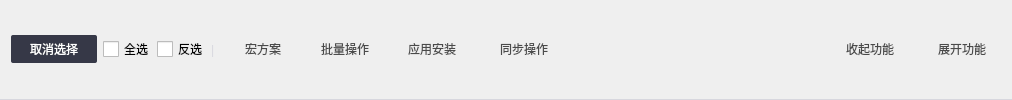
                  <widget class="QFrame" name="frame_7">
                   <property name="styleSheet">
                    <string notr="true">QFrame {
color: rgb(255, 255, 255);
background-color: #FF#F5F6FA;
border-radius:0px;
border-bottom: 1px solid #D7D7DE;
}</string>
                   </property>
                   <property name="frameShape">
                    <enum>QFrame::StyledPanel</enum>
                   </property>
                   <property name="frameShadow">
                    <enum>QFrame::Raised</enum>
                   </property>
                   <layout class="QHBoxLayout" name="horizontalLayout_6">
                    <item>
                     <widget class="QPushButton" name="btnCancelSelect">
                      <property name="minimumSize">
                       <size>
                        <width>86</width>
                        <height>28</height>
                       </size>
                      </property>
                      <property name="maximumSize">
                       <size>
                        <width>86</width>
                        <height>28</height>
                       </size>
                      </property>
                      <property name="styleSheet">
                       <string notr="true"> QPushButton {
     border: 0px solid #555764;
     border-radius:2px;
	 background-color: #FF363847;
	 color:#FFFFFFFF;
 }
QPushButton:hover
{
	border:0px solid  #FF27282B;
	background-color: #FF27282B;
}
 QPushButton:pressed {
     border: 0px solid #555764;
     border-radius: 2px;
	 background-color: #FF555764;
	 color:#FFFFFFFF;
 }
QPushButton:disabled
{
 background-color: #FFC1C1C1;
 color:#FFFFFFFF;
}

 QPushButton:flat {
     border: none; /* no border for a flat push button */
 }

 QPushButton:default {
     border-color: navy; /* make the default button prominent */
 }
</string>
                      </property>
                      <property name="text">
                       <string>取消选择</string>
                      </property>
                      <property name="flat">
                       <bool>true</bool>
                      </property>
                     </widget>
                    </item>
                    <item>
                     <widget class="QCheckBox" name="checkBoxAllSelect">
                      <property name="minimumSize">
                       <size>
                        <width>48</width>
                        <height>20</height>
                       </size>
                      </property>
                      <property name="styleSheet">
                       <string notr="true"> QCheckBox {
     spacing: 5px;
 }

 QCheckBox::indicator {
     width: 16px;
     height: 16px;
 }

 QCheckBox::indicator:unchecked {
     image: url(:/login/resource/login/option_normal.png);
 }

 QCheckBox::indicator:unchecked:hover {
     image: url(:/login/resource/login/option_normal.png);
 }

 QCheckBox::indicator:unchecked:pressed {
     image: url(:/login/resource/login/option_normal.png);
 }

 QCheckBox::indicator:checked {
     image: url(:/login/resource/login/option_select.png);
 }

 QCheckBox::indicator:checked:hover {
     image: url(:/login/resource/login/option_select.png);
 }

 QCheckBox::indicator:checked:pressed {
     image: url(:/login/resource/login/option_select.png);
 }
</string>
                      </property>
                      <property name="text">
                       <string>全选</string>
                      </property>
                     </widget>
                    </item>
                    <item>
                     <widget class="QCheckBox" name="checkBoxFanSelect">
                      <property name="minimumSize">
                       <size>
                        <width>48</width>
                        <height>20</height>
                       </size>
                      </property>
                      <property name="styleSheet">
                       <string notr="true"> QCheckBox {
     spacing: 5px;
 }

 QCheckBox::indicator {
     width: 16px;
     height: 16px;
 }

 QCheckBox::indicator:unchecked {
     image: url(:/login/resource/login/option_normal.png);
 }

 QCheckBox::indicator:unchecked:hover {
     image: url(:/login/resource/login/option_normal.png);
 }

 QCheckBox::indicator:unchecked:pressed {
     image: url(:/login/resource/login/option_normal.png);
 }

 QCheckBox::indicator:checked {
     image: url(:/login/resource/login/option_select.png);
 }

 QCheckBox::indicator:checked:hover {
     image: url(:/login/resource/login/option_select.png);
 }

 QCheckBox::indicator:checked:pressed {
     image: url(:/login/resource/login/option_select.png);
 }
</string>
                      </property>
                      <property name="text">
                       <string>反选</string>
                      </property>
                     </widget>
                    </item>
                    <item>
                     <widget class="QLabel" name="label_10">
                      <property name="styleSheet">
                       <string notr="true">color:#D7D7DE;border:none;</string>
                      </property>
                      <property name="text">
                       <string>|</string>
                      </property>
                     </widget>
                    </item>
                    <item>
                     <widget class="QToolButton" name="toolBtnMacroscheme">
                      <property name="minimumSize">
                       <size>
                        <width>76</width>
                        <height>28</height>
                       </size>
                      </property>
                      <property name="maximumSize">
                       <size>
                        <width>76</width>
                        <height>28</height>
                       </size>
                      </property>
                      <property name="styleSheet">
                       <string notr="true">QToolButton {border:none;
color: #FF4A4A4A;
border-radius:1px;
padding-left:8px;
}
QToolButton:hover {
background-color: #FFE7E8EE;
color: #FF4A4A4A;
border-radius:1px;
padding-left:8px;
}</string>
                      </property>
                      <property name="text">
                       <string>宏方案</string>
                      </property>
                      <property name="icon">
                       <iconset resource="res.qrc">
                        <normaloff>:/main/resource/main/macroscheme.png</normaloff>:/main/resource/main/macroscheme.png</iconset>
                      </property>
                      <property name="toolButtonStyle">
                       <enum>Qt::ToolButtonTextBesideIcon</enum>
                      </property>
                     </widget>
                    </item>
                    <item>
                     <widget class="QToolButton" name="toolBtnBatchOperation">
                      <property name="minimumSize">
                       <size>
                        <width>76</width>
                        <height>28</height>
                       </size>
                      </property>
                      <property name="maximumSize">
                       <size>
                        <width>86</width>
                        <height>28</height>
                       </size>
                      </property>
                      <property name="styleSheet">
                       <string notr="true">QToolButton {border:none;
color: #FF4A4A4A;
border-radius:1px;
padding-left:8px;
}
QToolButton:hover {
background-color: #FFE7E8EE;
color: #FF4A4A4A;
border-radius:1px;
padding-left:8px;
}</string>
                      </property>
                      <property name="text">
                       <string>批量操作</string>
                      </property>
                      <property name="icon">
                       <iconset resource="res.qrc">
                        <normaloff>:/main/resource/main/batchOper.png</normaloff>:/main/resource/main/batchOper.png</iconset>
                      </property>
                      <property name="toolButtonStyle">
                       <enum>Qt::ToolButtonTextBesideIcon</enum>
                      </property>
                     </widget>
                    </item>
                    <item>
                     <widget class="QToolButton" name="toolBtnAppInstall">
                      <property name="minimumSize">
                       <size>
                        <width>86</width>
                        <height>28</height>
                       </size>
                      </property>
                      <property name="maximumSize">
                       <size>
                        <width>76</width>
                        <height>28</height>
                       </size>
                      </property>
                      <property name="styleSheet">
                       <string notr="true">QToolButton {border:none;
color: #FF4A4A4A;
border-radius:1px;
padding-left:8px;
}
QToolButton:hover {
background-color: #FFE7E8EE;
color: #FF4A4A4A;
border-radius:1px;
padding-left:8px;
}</string>
                      </property>
                      <property name="text">
                       <string>应用安装</string>
                      </property>
                      <property name="icon">
                       <iconset resource="res.qrc">
                        <normaloff>:/main/resource/main/appInstaller.png</normaloff>:/main/resource/main/appInstaller.png</iconset>
                      </property>
                      <property name="toolButtonStyle">
                       <enum>Qt::ToolButtonTextBesideIcon</enum>
                      </property>
                     </widget>
                    </item>
                    <item>
                     <widget class="QToolButton" name="toolBtnSyncOperation">
                      <property name="minimumSize">
                       <size>
                        <width>86</width>
                        <height>28</height>
                       </size>
                      </property>
                      <property name="maximumSize">
                       <size>
                        <width>76</width>
                        <height>28</height>
                       </size>
                      </property>
                      <property name="styleSheet">
                       <string notr="true">QToolButton {border:none;
color: #FF4A4A4A;
border-radius:1px;
padding-left:8px;
}
QToolButton:hover {
background-color: #FFE7E8EE;
color: #FF4A4A4A;
border-radius:1px;
padding-left:8px;
}</string>
                      </property>
                      <property name="text">
                       <string>同步操作</string>
                      </property>
                      <property name="icon">
                       <iconset resource="res.qrc">
                        <normaloff>:/main/resource/main/sync.png</normaloff>:/main/resource/main/sync.png</iconset>
                      </property>
                      <property name="toolButtonStyle">
                       <enum>Qt::ToolButtonTextBesideIcon</enum>
                      </property>
                     </widget>
                    </item>
                    <item>
                     <widget class="QPushButton" name="btnBuyNum">
                      <property name="minimumSize">
                       <size>
                        <width>14</width>
                        <height>14</height>
                       </size>
                      </property>
                      <property name="maximumSize">
                       <size>
                        <width>14</width>
                        <height>14</height>
                       </size>
                      </property>
                      <property name="styleSheet">
                       <string notr="true">QPushButton {
border: none; 
border-radius: 999px; 
background: transparent;
background-image: url(:/main/resource/main/buyNum.png);
}
QPushButton:hover{
border: none; 
border-radius: 999px; 
background: transparent;
background-image: url(:/main/resource/main/default_photoUrl.png);
}</string>
                      </property>
                      <property name="text">
                       <string/>
                      </property>
                      <property name="icon">
                       <iconset resource="res.qrc">
                        <normaloff>:/main/resource/main/buyNum.png</normaloff>:/main/resource/main/buyNum.png</iconset>
                      </property>
                      <property name="flat">
                       <bool>true</bool>
                      </property>
                     </widget>
                    </item>
                    <item>
                     <spacer name="horizontalSpacer_15">
                      <property name="orientation">
                       <enum>Qt::Horizontal</enum>
                      </property>
                      <property name="sizeHint" stdset="0">
                       <size>
                        <width>234</width>
                        <height>20</height>
                       </size>
                      </property>
                     </spacer>
                    </item>
                    <item>
                     <widget class="QToolButton" name="toolBtnDropFunction">
                      <property name="minimumSize">
                       <size>
                        <width>86</width>
                        <height>28</height>
                       </size>
                      </property>
                      <property name="maximumSize">
                       <size>
                        <width>86</width>
                        <height>28</height>
                       </size>
                      </property>
                      <property name="styleSheet">
                       <string notr="true">QToolButton {border:none;
color: #FF4A4A4A;
border-radius:1px;
padding-left:8px;
}
QToolButton:hover {
background-color: #FFE7E8EE;
color: #FF4A4A4A;
border-radius:1px;
padding-left:8px;
}</string>
                      </property>
                      <property name="text">
                       <string>收起功能</string>
                      </property>
                      <property name="icon">
                       <iconset resource="res.qrc">
                        <normaloff>:/main/resource/main/packup.png</normaloff>:/main/resource/main/packup.png</iconset>
                      </property>
                      <property name="toolButtonStyle">
                       <enum>Qt::ToolButtonTextBesideIcon</enum>
                      </property>
                     </widget>
                    </item>
                    <item>
                     <widget class="QToolButton" name="toolBtnExpansionFunction">
                      <property name="minimumSize">
                       <size>
                        <width>86</width>
                        <height>28</height>
                       </size>
                      </property>
                      <property name="maximumSize">
                       <size>
                        <width>86</width>
                        <height>28</height>
                       </size>
                      </property>
                      <property name="styleSheet">
                       <string notr="true">QToolButton {border:none;
color: #FF4A4A4A;
border-radius:1px;
padding-left:8px;
}
QToolButton:hover {
background-color: #FFE7E8EE;
color: #FF4A4A4A;
border-radius:1px;
padding-left:8px;
}</string>
                      </property>
                      <property name="text">
                       <string>展开功能</string>
                      </property>
                      <property name="icon">
                       <iconset resource="res.qrc">
                        <normaloff>:/main/resource/main/expand.png</normaloff>:/main/resource/main/expand.png</iconset>
                      </property>
                      <property name="toolButtonStyle">
                       <enum>Qt::ToolButtonTextBesideIcon</enum>
                      </property>
                     </widget>
                    </item>
                   </layout>
                  </widget>
